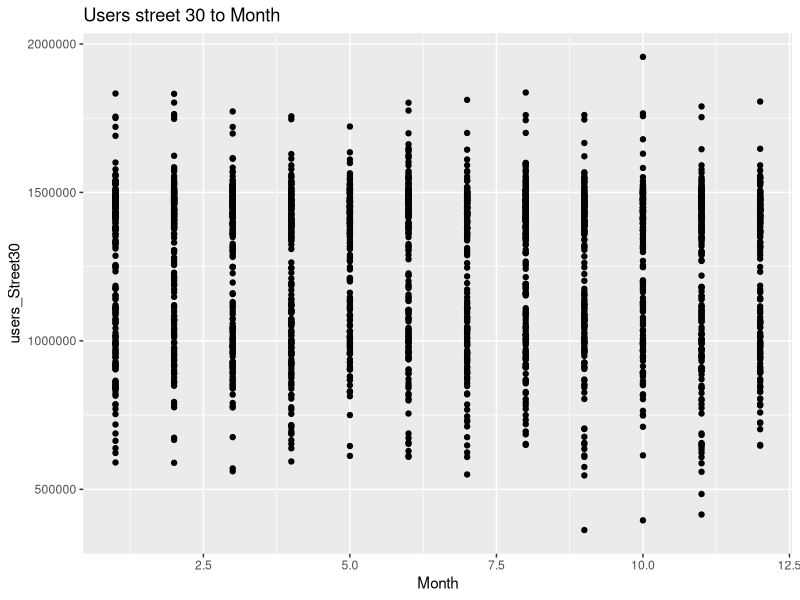

Write the R code that produced this figure. (Note: this script raises an error after producing the figure.)
rm(list=ls())


library(tidyverse)
library(writexl)
library("readxl")



Total <- read_excel("Cleaned_Total.xlsx")



#Make everything a number
 library(plyr)

Total$Daytype <- revalue(Total$Daytype,
                c("Weekday" = "0", "Weekend" = "1"))
Total$Daytype <- as.numeric(Total$Daytype)


Total$Season <- revalue(Total$Season,
               c("Winter" = "1", "Spring" = "2", "Summer"="3","Fall" = "4"))
Total$Season <- as.numeric(Total$Season)


Total$day <- NULL
Total$Date <- NULL

library(dplyr)

#Correlations table
cor <- cor(Total, use = "pairwise.complete.obs")


#plot month to users m30
ggplot(data = Total) + 
  geom_point(mapping = aes(x=Month, y=users_Street30))+
  ggtitle("Users street 30 to Month")


# Make a model


mod = gam(NO2~NO+s(Total$DayNr,k=20,bs="ps"), data=Total)
summary(mod)
plot(mod)















